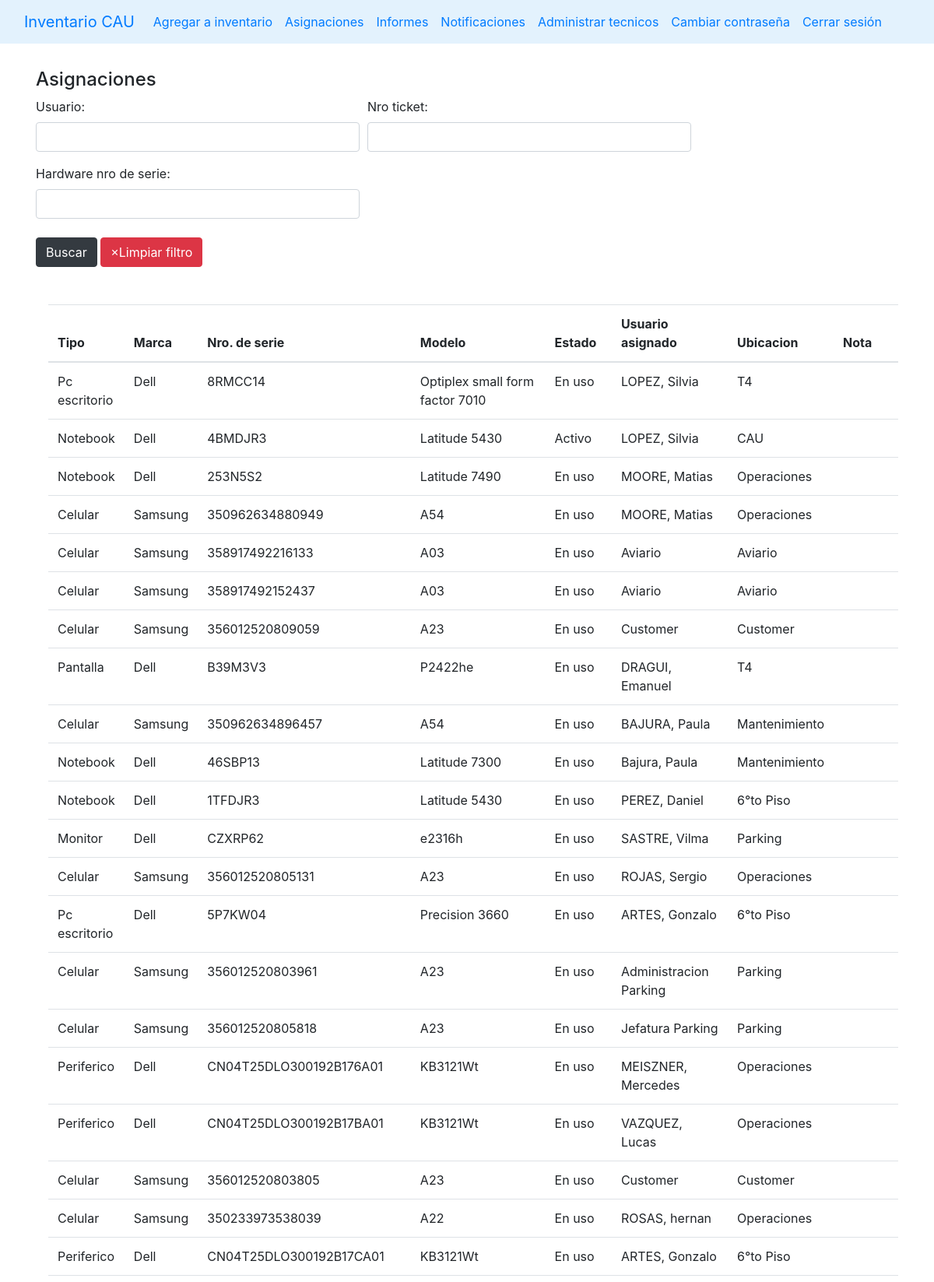
The page /asignaciones (signed in, upper part) on the database its author committed.
### stockaep/models.py (models this page shows, shortened)
class Asignacion(models.Model):
    hardware = models.ForeignKey(Hardware, on_delete=models.CASCADE)
    usuario = models.CharField(max_length=50)
    fecha_creacion = models.DateField(default=timezone.now)
    nro_ticket = models.CharField(blank=True, max_length=10)
    nota = models.TextField(blank=True, max_length=200)
    class Meta:
        ordering = ['fecha_creacion']

class Hardware(models.Model):
    origenes = (
        ('T4', 'T4'),
        ('CAU', 'CAU'),
        ('Yenny', 'Yenny')
    )
    tipo = models.ForeignKey(Tipo, on_delete=models.CASCADE)
    marca = models.ForeignKey(Marca, on_delete=models.CASCADE)
    modelo = models.ForeignKey(Modelo, on_delete=models.CASCADE)
    nro_de_serie = models.CharField(max_length=100, blank=True)
    ubicacion = models.ForeignKey(Ubicacion, on_delete=models.CASCADE)
    estado = models.ForeignKey(Estado, on_delete=models.CASCADE)
    observaciones = models.TextField(max_length=500, blank=True)
    origen = models.CharField(choices=origenes, max_length=10, default='CAU')
    nota = models.TextField(max_length=500, blank=True)
    class Meta:
        ordering = ['tipo']

class Tipo(models.Model):
    name = models.CharField(max_length=50, unique=True)
    class Meta:
        ordering = ['name']
    def __str__(self) -> str:
        return self.name

class Marca(models.Model):
    nombre = models.CharField(max_length=50, null=False, default='S/D', unique=True)
    class Meta:
        ordering = ['nombre']
    def __str__(self):
        return self.nombre

class Modelo(models.Model):
    nombre = models.CharField(max_length=100, null=False, default='S/D')
    class Meta:
        ordering = ['nombre']
    def __str__(self):
        return self.nombre

class Estado(models.Model):
    estados_hardware = (
    ("Nuevo", "Nuevo"),
    ('Activo', 'Activo'),
    ('En uso', 'En uso'),
    ('Fuera de Servicio', 'Fuera de Servicio'),
    ('Scrap', 'Scrap'),
    ('RMA', 'RMA')
)
    nombre = models.CharField(choices=estados_hardware, max_length=50)
    class Meta:
        ordering = ['nombre']
    def __str__(self):
        return f'{self.nombre}'

class Ubicacion(models.Model):
    nombre = models.CharField(max_length=50)
    class Meta:
        ordering = ['nombre']
    def __str__(self):
        return self.nombre

### stockaep/views.py (the view)
# urls.py: path('asignaciones', views.asignaciones, name='asignaciones'),
@login_required(login_url='login')
def asignaciones(request):
    ctx = {'link':'asignaciones'}
    asignaciones = Asignacion.objects.filter()
    f = AsignacionFilter(request.GET, queryset=Asignacion.objects.all())
    asignaciones_filtradas = f.qs
    ctx['filter'] = f
    ctx['asignaciones'] = asignaciones_filtradas
    return render(request, 'main.html', ctx)

### templates/main.html (shortened to what this page needs)
{% load static %}
<!DOCTYPE html>
<html lang="en">
<head>
    <link rel="stylesheet" href="https://stackpath.bootstrapcdn.com/bootstrap/4.5.0/css/bootstrap.min.css"0>
</head>
<body>
    {% include "navbar.html" %}
    {% if link == 'index' %}
        {% include 'list_hardware.html' %}
    {% elif link == 'create' %}
        {% include 'add_to_inventary.html' %}
    {% elif link == 'edit' %}
        {% include 'edit_hardware.html' %}
    {% elif link == 'notification' %}
        {% include 'notifications.html' %}
    {% elif link == 'asignaciones'%}
        {% include 'asignaciones.html' %}
    {% elif link == "admin_users" %}
        {% include "admin_users.html" %}
    {% elif link == "cambio_contraseña" %}
        {% include "cambio_contraseña.html" %}
    {% elif link == "realizar_informe" %}
        {% include "realizar_informe.html" %}
    {% endif %}
</body>
</html>

### templates/asignaciones.html (shortened to what this page needs)
{% load static%}
{% block content %}
<div class="container p-3">
    <h4 class="mt-3">Asignaciones</h4>
    <div class="input-group mb-3">
        <form method="get">
            <div class="form-row" >
                {% for field in filter.form %}
                <div class="form-group col-md-6" id="form-field-{{ forloop.counter0 }}">
                    {{ field.label_tag }}
                    {{ field }}
                </div>
                {% endfor %}
            </div>
            <button type="submit" class="btn btn-dark mb-3 mt-2">Buscar</button>
            <a as="button" class="btn btn-danger mb-3 mt-2" href="{% url 'asignaciones' %}">&times;Limpiar filtro</a>
        </form>
    </div>
    <div class="container p-3 table-responsive">
        <table class="table table-hover">
            <thead>
                <tr>
                    <th scope="col">Tipo</th>
                    <th scope="col">Marca</th>
                    <th scope="col">Nro. de serie</th>
                    <th scope="col">Modelo</th>
                    <th scope="col">Estado</th>
                    <th scope="col">Usuario asignado</th>
                    <th scope="col">Ubicacion</th>
                    <th scope="col">Nota</th>
                </tr>
            </thead>
            <tbody>
                {% for a in asignaciones reversed%}
                    <tr>
                        <td>{{a.hardware.tipo}}</td>
                        <td>{{a.hardware.marca}}</td>
                        <td>{{a.hardware.nro_de_serie}}</td>
                        <td>{{a.hardware.modelo}}</td>
                        <td>{{a.hardware.estado}}</td>
                        <td>{{a.usuario}}</td>
                        <td>{{a.hardware.ubicacion}}</td>
                        <td>{{a.nota}}</td>
                    </tr>
                {% endfor %}
            </tbody>
        </table>
    </div>
</div>
{% endblock %}

### rows shown on the page
Asignacion: hardware.tipo "Pc escritorio", hardware.marca "Dell", hardware.nro_de_serie "8RMCC14", hardware.modelo "Optiplex small form factor 7010", hardware.estado "En uso", usuario "LOPEZ, Silvia", hardware.ubicacion "T4"
Asignacion: hardware.tipo "Notebook", hardware.marca "Dell", hardware.nro_de_serie "4BMDJR3", hardware.modelo "Latitude 5430", hardware.estado "Activo", usuario "LOPEZ, Silvia", hardware.ubicacion "CAU"
Asignacion: hardware.tipo "Notebook", hardware.marca "Dell", hardware.nro_de_serie "253N5S2", hardware.modelo "Latitude 7490", hardware.estado "En uso", usuario "MOORE, Matias", hardware.ubicacion "Operaciones"
Asignacion: hardware.tipo "Celular", hardware.marca "Samsung", hardware.nro_de_serie "350962634880949", hardware.modelo "A54", hardware.estado "En uso", usuario "MOORE, Matias", hardware.ubicacion "Operaciones"
Asignacion: hardware.tipo "Celular", hardware.marca "Samsung", hardware.nro_de_serie "358917492216133", hardware.modelo "A03", hardware.estado "En uso", usuario "Aviario", hardware.ubicacion "Aviario"
Asignacion: hardware.tipo "Celular", hardware.marca "Samsung", hardware.nro_de_serie "358917492152437", hardware.modelo "A03", hardware.estado "En uso", usuario "Aviario", hardware.ubicacion "Aviario"
Asignacion: hardware.tipo "Celular", hardware.marca "Samsung", hardware.nro_de_serie "356012520809059", hardware.modelo "A23", hardware.estado "En uso", usuario "Customer", hardware.ubicacion "Customer"
Asignacion: hardware.tipo "Pantalla", hardware.marca "Dell", hardware.nro_de_serie "B39M3V3", hardware.modelo "P2422he", hardware.estado "En uso", usuario "DRAGUI, Emanuel", hardware.ubicacion "T4"
Asignacion: hardware.tipo "Celular", hardware.marca "Samsung", hardware.nro_de_serie "350962634896457", hardware.modelo "A54", hardware.estado "En uso", usuario "BAJURA, Paula", hardware.ubicacion "Mantenimiento"
Asignacion: hardware.tipo "Notebook", hardware.marca "Dell", hardware.nro_de_serie "46SBP13", hardware.modelo "Latitude 7300", hardware.estado "En uso", usuario "Bajura, Paula", hardware.ubicacion "Mantenimiento"
Asignacion: hardware.tipo "Notebook", hardware.marca "Dell", hardware.nro_de_serie "1TFDJR3", hardware.modelo "Latitude 5430", hardware.estado "En uso", usuario "PEREZ, Daniel", hardware.ubicacion "6°to Piso"
Asignacion: hardware.tipo "Monitor", hardware.marca "Dell", hardware.nro_de_serie "CZXRP62", hardware.modelo "e2316h", hardware.estado "En uso", usuario "SASTRE, Vilma", hardware.ubicacion "Parking"
Asignacion: hardware.tipo "Celular", hardware.marca "Samsung", hardware.nro_de_serie "356012520805131", hardware.modelo "A23", hardware.estado "En uso", usuario "ROJAS, Sergio", hardware.ubicacion "Operaciones"
Asignacion: hardware.tipo "Pc escritorio", hardware.marca "Dell", hardware.nro_de_serie "5P7KW04", hardware.modelo "Precision 3660", hardware.estado "En uso", usuario "ARTES, Gonzalo", hardware.ubicacion "6°to Piso"
Asignacion: hardware.tipo "Celular", hardware.marca "Samsung", hardware.nro_de_serie "356012520803961", hardware.modelo "A23", hardware.estado "En uso", usuario "Administracion Parking", hardware.ubicacion "Parking"
Asignacion: hardware.tipo "Celular", hardware.marca "Samsung", hardware.nro_de_serie "356012520805818", hardware.modelo "A23", hardware.estado "En uso", usuario "Jefatura Parking", hardware.ubicacion "Parking"
Asignacion: hardware.tipo "Periferico", hardware.marca "Dell", hardware.nro_de_serie "CN04T25DLO300192B176A01", hardware.modelo "KB3121Wt", hardware.estado "En uso", usuario "MEISZNER, Mercedes", hardware.ubicacion "Operaciones"
Asignacion: hardware.tipo "Periferico", hardware.marca "Dell", hardware.nro_de_serie "CN04T25DLO300192B17BA01", hardware.modelo "KB3121Wt", hardware.estado "En uso", usuario "VAZQUEZ, Lucas", hardware.ubicacion "Operaciones"
Asignacion: hardware.tipo "Celular", hardware.marca "Samsung", hardware.nro_de_serie "356012520803805", hardware.modelo "A23", hardware.estado "En uso", usuario "Customer", hardware.ubicacion "Customer"
Asignacion: hardware.tipo "Celular", hardware.marca "Samsung", hardware.nro_de_serie "350233973538039", hardware.modelo "A22", hardware.estado "En uso", usuario "ROSAS, hernan", hardware.ubicacion "Operaciones"
Asignacion: hardware.tipo "Periferico", hardware.marca "Dell", hardware.nro_de_serie "CN04T25DLO300192B17CA01", hardware.modelo "KB3121Wt", hardware.estado "En uso", usuario "ARTES, Gonzalo", hardware.ubicacion "6°to Piso"

### other values the page prints
{{ field.label_tag }} "Usuario:" "Nro ticket:" "Hardware nro de serie:"
